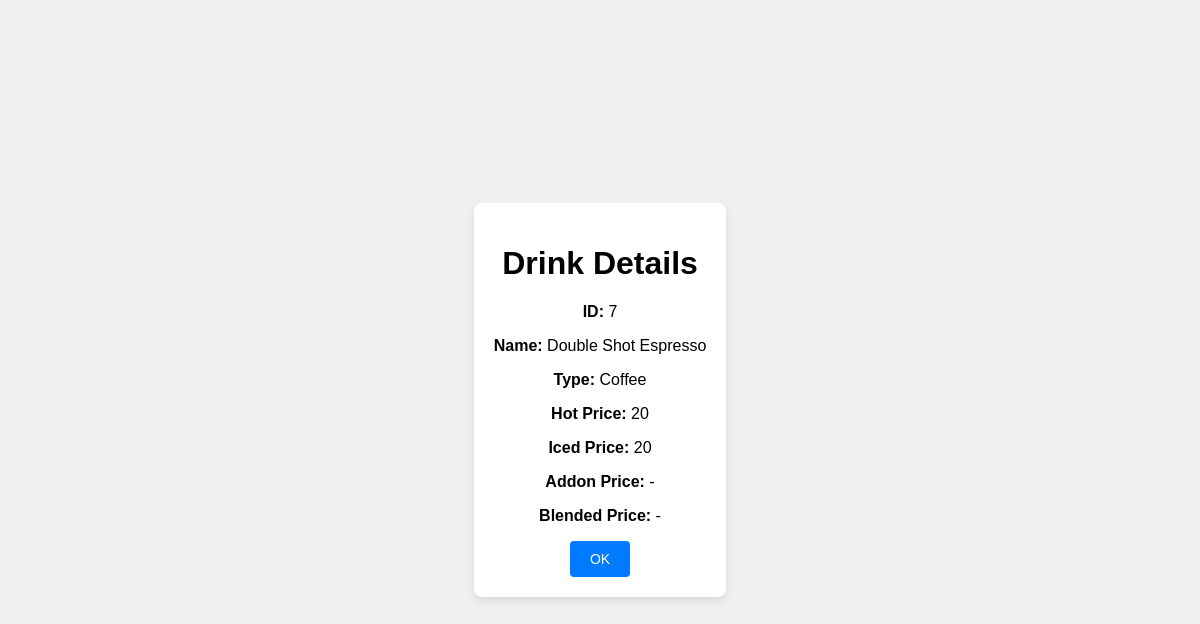
/drink_details.php?id=7, run on the app's committed database.
### tables this page shows
CREATE TABLE `menu_table` (
  `id` int(11) NOT NULL COMMENT 'Primárny kľúč (jedinečný identifikátor).',
  `name` varchar(30) NOT NULL COMMENT 'Názov nápoja (napríklad Americano, Cappuccino, Pure White Milk, atď.).',
  `drink_type` varchar(20) NOT NULL COMMENT 'Typ nápoja (buď "Coffee" alebo "Tea").',
  `hot_price` varchar(10) NOT NULL COMMENT 'Cena pre typ "Hot".',
  `iced_price` varchar(10) NOT NULL COMMENT 'Cena pre typ "Iced".',
  `addon_price` varchar(10) NOT NULL COMMENT 'Cena prídavného doplnku pre čajové nápoje (ak sa použije, inak "-").',
  `blended_price` varchar(10) NOT NULL COMMENT 'Cena pre typ "Blended" (pre kávu, ak je relevantné).'
);

### classes/Database.php (called while the page is built, shortened)
<?php
class Database
{
    private $connection;
    public function __construct($host = "localhost", $dbname = "cafe", $username = "root", $password = "", $port = 3306)
    {
        $this->host = $host;
        $this->dbname = $dbname;
        $this->username = $username;
        $this->password = $password;
        $this->port = $port;
        try {
            $this->connection = new \PDO(
                "mysql:host=$this->host;dbname=$this->dbname;port=$this->port;charset=utf8",
                $this->username,
                $this->password
            );
            $this->connection->setAttribute(\PDO::ATTR_ERRMODE, \PDO::ERRMODE_EXCEPTION);
        } catch (\PDOException $e) {
            error_log("Chyba pri pripojení k databáze: " . $e->getMessage());
            throw new \Exception("Chyba pri pripojení k databáze.");
        }
    }
    public function readDrinkData(int $id)
    {
        try {
            $query = "SELECT * FROM `menu_table` WHERE id = :id";
            $statement = $this->connection->prepare($query);
            $statement->bindParam(':id', $id, \PDO::PARAM_INT);
            $statement->execute();
            return $statement->fetch(\PDO::FETCH_ASSOC);
        } catch (\PDOException $e) {
            error_log("Chyba pri čítaní údajov pre ID $id: " . $e->getMessage());
            return null;
        }
    }
}

### drink_details.php (the view, shortened to what this page needs)
<?php
include_once("classes/Database.php");
$db = new Database();
$id = $_GET['id'];
$drinkData = $db->readDrinkData($id);
?>
<!DOCTYPE html>
<html lang="sk">
<head>
</head>
<body>
    <form action="CRUD.php" method="get">
    <h1>Drink Details</h1>
    <p><strong>ID:</strong> <?php echo htmlspecialchars($drinkData['id']); ?></p>
    <p><strong>Name:</strong> <?php echo htmlspecialchars($drinkData['name']); ?></p>
    <p><strong>Type:</strong> <?php echo htmlspecialchars($drinkData['drink_type']); ?></p>
    <p><strong>Hot Price:</strong> <?php echo htmlspecialchars($drinkData['hot_price']); ?></p>
    <p><strong>Iced Price:</strong> <?php echo htmlspecialchars($drinkData['iced_price']); ?></p>
    <p><strong>Addon Price:</strong> <?php echo htmlspecialchars($drinkData['addon_price']); ?></p>
    <p><strong>Blended Price:</strong> <?php echo htmlspecialchars($drinkData['blended_price']); ?></p>
        <button type="submit">OK</button>
    </form>
</body>
</html>

### parts/style_register.php (style rules this page uses)
body { display: flex; justify-content: center; align-items: center; min-height: 100vh; margin: 0; background-color: #f0f0f0; font-family: Arial, sans-serif; }
form { background: white; padding: 20px; border-radius: 8px; box-shadow: 0 4px 8px rgba(0, 0, 0, 0.1); text-align: center; }
button, input[type="submit"] { padding: 10px 20px; border: none; border-radius: 4px; cursor: pointer; background-color: #007BFF; color: white; font-size: 14px; }

### data on the page
menu_table: id "7", name "Double Shot Espresso", drink_type "Coffee", hot_price "20", iced_price "20", addon_price "-", blended_price "-"
